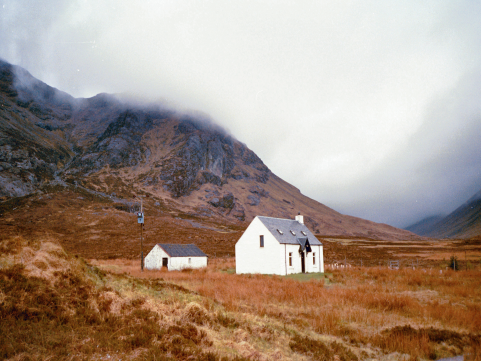
%> input picture scotland_house.png, 481 x 361 px
$ octave demo.m   (GNU Octave 9; MATLAB toolbox functions it lacks are replaced by stand-ins)
%> lines starting %> are read from the running program, lines starting %| are printed output that depends on the picture
### colour_transfer_MKL.m
%
%   colour transfer algorithm based on linear Monge-Kantorovitch solution
%
%   IR = colour_transfer_MKL(I_original, I_target, nbiterations);
%
%  (c) F. Pitie 2007
%
%  see reference:
%
%
function IR = colour_transfer_MKL(I0, I1)

if (ndims(I0)~=3)
    error('pictures must have 3 dimensions');
end

X0 = reshape(I0, [], size(I0,3));
X1 = reshape(I1, [], size(I1,3));

A = cov(X0);
B = cov(X1);

T = MKL(A, B);

mX0 = repmat(mean(X0), [size(X0,1) 1]);
mX1 = repmat(mean(X1), [size(X0,1) 1]);

XR = (X0-mX0)*T + mX1;

IR = reshape(XR, size(I0));

function [T] = MKL(A, B)
N = size(A,1);
[Ua,Da2] = eigs(A, N); Da = sqrt(Da2);
C = Da*Ua'*B*Ua*Da;
[Uc,Dc2] = eigs(C, N); Dc = sqrt(Dc2);
Da_inv = diag(1./diag(Da));
T = Ua*Da_inv*Uc*Dc*Uc'*Da_inv*Ua';

### colour_transfer_IDT.m
%
%   colour transfer algorithm based on N-Dimensional PDF Transfer
%
%   [IR] = colour_transfer_IFT(I_original, I_target, nb_iterations);
%
%  (c) F. Pitie 2007
%
%  see reference:
%  Automated colour grading using colour distribution transfer. (2007)
%  Computer Vision and Image Understanding.
%
%  Attention:
%    * to remove the "grainyness" on the results, you should apply the grain
%    reducer proposed in the paper.
%    * Also, the method could be made a lot faster by clustering colours.
%
function IR = colour_transfer_IDT(I0, I1, nb_iterations)

if (ndims(I0)~=3)
    error('pictures must have 3 dimensions');
end

nb_channels = size(I0,3);

%% reshape images as 3xN matrices
for i=1:nb_channels
    D0(i,:) = reshape(I0(:,:,i), 1, size(I0,1)*size(I0,2));
    D1(i,:) = reshape(I1(:,:,i), 1, size(I1,1)*size(I1,2));
end

%% building a sequence of (almost) random projections
%

R{1} = [1 0 0; 0 1 0; 0 0 1; 2/3 2/3 -1/3; 2/3 -1/3 2/3; -1/3 2/3 2/3];
for i=2:nb_iterations
      R{i} = R{1} * orth(randn(3,3));
end

%for i=2:nb_iterations, R{i} = R{1}; end
%% pdf transfer
DR = pdf_transfer(D0, D1, R, 1);

%% reshape the resulting 3xN matrix as an image
IR = I0;
for i=1:nb_channels
    IR(:,:,i) = reshape(DR(i,:), size(IR, 1), size(IR, 2));
end

### pdf_transfer.m
%
%   simple implementation of N-Dimensional PDF Transfer
%
%   [DR] = pdf_transferND(D0, D1, rotations);
%
%     D0, D1 = NxM matrix containing N-dimensional features
%     rotations = { {R_1}, ... , {R_n} } with R_i PxN
%
%     note that we can use more than N projection axes. In this case P > N
%     and the inverse transformation is done by least mean square.
%     Using more than N axes leads to a more stable (but also slower)
%     convergence.
%
%  (c) F. Pitie 2007
%
%  see reference:
%  Automated colour grading using colour distribution transfer. (2007)
%  Computer Vision and Image Understanding.
%
function [DR] = pdf_transfer(D0, D1, Rotations, varargin)

nb_iterations = length(Rotations);

numvarargs = length(varargin);
if numvarargs > 1
    error('pdf_transfer:TooManyInputs', ...
        'requires at most 1 optional input');
end

optargs = {1};
optargs(1:numvarargs) = varargin;
[relaxation] = optargs{:};

prompt = '';

for it=1:nb_iterations
    fprintf(repmat('\b',[1, length(prompt)]))
    prompt = sprintf('IDT iteration %02d / %02d', it, nb_iterations);
    fprintf(prompt);

    R = Rotations{it};
    nb_projs = size(R,1);

    % apply rotation

    D0R = R * D0;
    D1R = R * D1;
    D0R_ = zeros(size(D0));

    % get the marginals, match them, and apply transformation
    for i=1:nb_projs
        % get the data range
        datamin = min([D0R(i,:) D1R(i,:)])-eps;
        datamax = max([D0R(i,:) D1R(i,:)])+eps;
        u = (0:(300-1))/(300-1)*(datamax - datamin) + datamin;

        % get the projections
        p0R = hist(D0R(i,:), u);
        p1R = hist(D1R(i,:), u);

        % get the transport map
        f = pdf_transfer1D(p0R, p1R);

        % apply the mapping
        D0R_(i,:) = (interp1(u, f', D0R(i,:))-1)/(300-1)*(datamax-datamin) + datamin;
    end

    D0 = relaxation * (R \ (D0R_ - D0R)) + D0;
end

fprintf(repmat('\b',[1, length(prompt)]))


DR = D0;

end

%
% 1D - PDF Transfer
%
% [21 lines left out: function pdf_transfer1D, not called in this run]

### regrain.m
%
%  regraining post-process to match colour of IR and gradient of I0
%
%   IRR = degrain(I_original, I_graded, [smoothness]);
%
%   the smoothness (default=1, smoothness>=0) sets the fidelity of the
%   original gradient field. e.g. smoothness = 0 implies IRR = I_graded.
%
%  (c) F. Pitie 2007
%
%  see reference:
%     Automated colour grading using colour distribution transfer. (2007)
%     Computer Vision and Image Understanding.
%
%  note: this implementation follows a simple top-down approach
%        with jacobi iterations.
%
function IRR = regrain(I0, IR, varargin)

numvarargs = length(varargin);
if numvarargs > 1
    error('regrain:TooManyInputs', ...
        'requires at most 1 optional input');
end

optargs = {1};
optargs(1:numvarargs) = varargin;
[smoothness] = optargs{:};

IRR = I0;
[IRR] = regrain_rec(IRR, I0, IR, [4 16 32 64 64 64 ], smoothness, 0);

end

function [IRR] = solve(IRR, I0, IR, nbits, smoothness, level)

hres = size(I0,2);
vres = size(I0,1);
K = size(I0,3);

y0 = 1:vres;
y1 = 1:vres;
y2 = [2:vres vres];
y3 = 1:vres;
y4 = [1 1:vres-1];

x0 = 1:hres;
x1 = [2:hres hres];
x2 = 1:hres;
x3 = [1 1:hres-1];
x4 = 1:hres;

G0 = I0;
G0x = (G0(:,[2:end end], :) - G0(:,[1 1:end-1], :));
G0y = (G0([2:end end], :, :) - G0([1 1:end-1], :, :));
dI = sqrt(sum(G0x.^2 + G0y.^2, 3));

h = 2^(-level);
psi = min(256*dI/5, 1);
phi = 30./(1 + 10*dI/max(smoothness, eps))*h;

phi1 = (phi(y1,x1) + phi(y0, x0))/2;
phi2 = (phi(y2,x2) + phi(y0, x0))/2;
phi3 = (phi(y3,x3) + phi(y0, x0))/2;
phi4 = (phi(y4,x4) + phi(y0, x0))/2;

rho = 1/5;
for i=1:nbits
    den =  psi + phi1 + phi2 + phi3 + phi4;

    num =  repmat(psi, [1 1 K]).*IR   ...
        + repmat(phi1, [1 1 K]).*(IRR(y1,x1,:) - I0(y1,x1,:) + I0) ...
        + repmat(phi2, [1 1 K]).*(IRR(y2,x2,:) - I0(y2,x2,:) + I0) ...
        + repmat(phi3, [1 1 K]).*(IRR(y3,x3,:) - I0(y3,x3,:) + I0) ...
        + repmat(phi4, [1 1 K]).*(IRR(y4,x4,:) - I0(y4,x4,:) + I0);

    IRR = num./repmat(den + eps, [1 1 K]) .* (1-rho) + rho.*IRR;
end

figure; imshow(IRR)

end

function [IRR] = regrain_rec(IRR, I0, IR, nbits, smoothness, level)

hres = size(I0,2);
vres = size(I0,1);
vres2 = ceil(vres/2);
hres2 = ceil(hres/2);

if (length(nbits) > 1 && hres2 > 20 && vres2 > 20)
    I02 = imresize(I0, [vres2 hres2], 'bilinear');
    IR2 = imresize(IR, [vres2 hres2], 'bilinear');
    IRR2 = imresize(IRR, [vres2 hres2], 'bilinear');
    [IRR2] = regrain_rec(IRR2, I02, IR2, nbits(2:end), smoothness, level+1);
    IRR = imresize(IRR2, [vres hres], 'bilinear');
end

IRR = solve(IRR, I0, IR, nbits(1), smoothness, level);

end

### demo.m
%This package contains two scripts to run colour grading as described in
%
%[Pitie07] Automated colour grading using colour distribution transfer.
%          F. Pitie , A. Kokaram and R. Dahyot (2007)
%          Computer Vision and Image Understanding.
%[Pitie05] N-Dimensional Probability Density Function Transfer and its
%          Application to Colour Transfer. F. Pitie , A. Kokaram and
%          R. Dahyot (2005) In International Conference on Computer Vision
%          (ICCV'05). Beijing, October.
%
% The grain reducer technique is not provided here.
%
% Note that both pictures are copyrighted.
%
% send an email to fpitie@mee.tcd.ie if you want more information

fprintf('  colour transfer demo \n');

fprintf('  ... load images\n');

I0 = double(imread('scotland_house.png'))/255;
I1 = double(imread('scotland_plain.png'))/255;
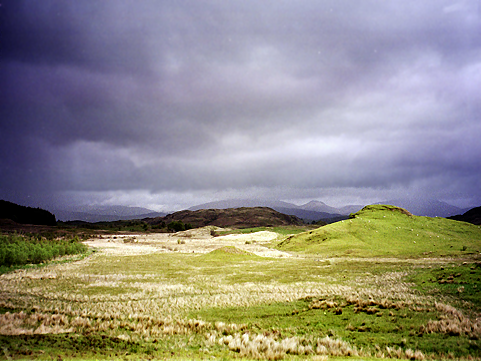
%> input picture scotland_plain.png, 481 x 361 px

fprintf('  ... MKL Colour Transfer \n');

IR_mkl = colour_transfer_MKL(I0,I1);
%> in colour_transfer_MKL, `A = cov(X0);`: A = [0.0603 0.0694 0.073; 0.0694 0.0892 0.101; 0.073 0.101 0.121]
%> in colour_transfer_MKL, `B = cov(X1);`: B = [0.0442 0.0431 0.0355; 0.0431 0.0435 0.0375; 0.0355 0.0375 0.074]
%> in MKL, `[Ua,Da2] = eigs(A, N)`: Ua = [0.453 0.786 0.42; 0.586 0.0926 -0.805; 0.672 -0.611 0.419]; Da2 = [0.258 0 0; 0 0.0118 0; 0 0 0.000265]
%> in MKL, `Da = sqrt(Da2)`: Da = [0.508 0 0; 0 0.109 0; 0 0 0.0163]
%> in MKL, `C = Da*Ua'*B*Ua*Da;`: C = [0.034 0.000401 7.74e-05; 0.000401 0.000274 -1.89e-05; 7.74e-05 -1.89e-05 1.87e-06]
%> in MKL, `[Uc,Dc2] = eigs(C, N)`: Uc = [1 0.0117 -0.00314; 0.0119 -0.997 0.0734; 0.00227 0.0734 0.997]; Dc2 = [0.034 0 0; 0 0.000271 0; 0 0 2.31e-07]
%> in MKL, `Dc = sqrt(Dc2)`: Dc = [0.184 0 0; 0 0.0165 0; 0 0 0.00048]
%> in MKL, `Da_inv = diag(1./diag(Da));`: Da_inv = [1.97 0 0; 0 9.21 0; 0 0 61.43]
%> in MKL, `T = Ua*Da_inv*Uc*Dc*Uc'*Da_inv*Ua';`: T = [0.994 -0.0304 -0.0876; -0.0304 1.7 -0.896; -0.0876 -0.896 1.55]
%> in colour_transfer_MKL, `IR = reshape(XR, size(I0));`:
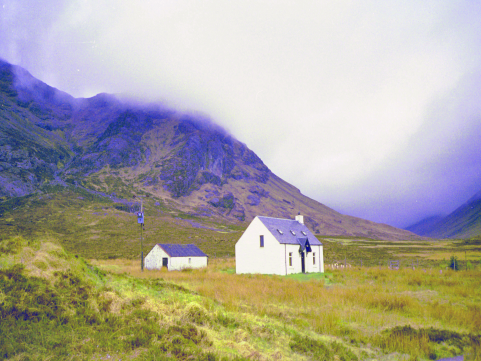
%> IR: size 361x481x3 double; mean R, G, B 0.563, 0.547, 0.515; mean of the top-left, top-right, bottom-left and bottom-right quarters 0.569, 0.77, 0.371, 0.458; drawn with min black and max white


fprintf('  ... seed the random number generator\n');
rng(0);

fprintf('  ... IDT Colour Transfer (slow implementation) \n');
IR_idt = colour_transfer_IDT(I0,I1,10);
%> in pdf_transfer, `[relaxation] = optargs{:};`: relaxation = 1
%> after the loop in colour_transfer_IDT, `for i=1:nb_channels`:
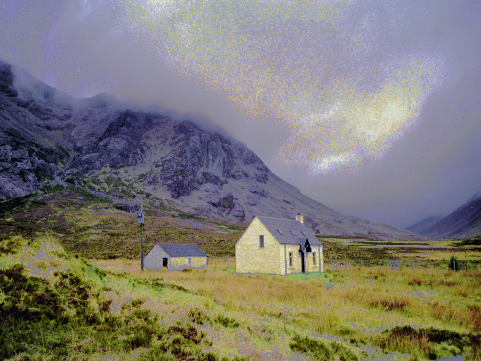
%> IR: size 361x481x3 double; mean R, G, B 0.559, 0.544, 0.517; drawn with min black and max white

fprintf('  ... regrain post-processing on IDT results \n');
IR_idt_regrain = regrain(I0,IR_idt);
%> in regrain_rec (call 3), `IRR = imresize(IRR2, [vres hres], 'bilinear');`:
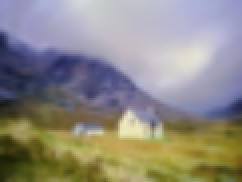
%> IRR: size 91x121x3 double (shown 2 times larger); mean R, G, B 0.559, 0.544, 0.517; mean of the top-left, top-right, bottom-left and bottom-right quarters 0.546, 0.739, 0.379, 0.499
%> call 3 of solve, with nbits = 32, smoothness = 1, level = 2
%> in solve (call 3), `G0x = (G0(:,[2:end end], :) - G0(:,[1 1:end-1], :));`:
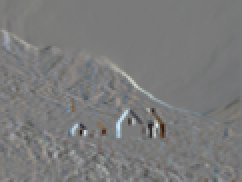
%> G0x: size 91x121x3 double (shown 2 times larger); mean R, G, B 0.00342, 0.00332, 0.00345; drawn with min black and max white
%> in solve (call 3), `G0y = (G0([2:end end], :, :) - G0([1 1:end-1], :, :));`:
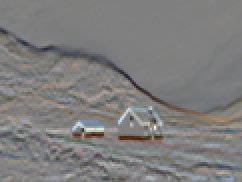
%> G0y: size 91x121x3 double (shown 2 times larger); mean R, G, B -0.00829, -0.0127, -0.016; drawn with min black and max white
%> in solve (call 3), `dI = sqrt(sum(G0x.^2 + G0y.^2, 3));`:
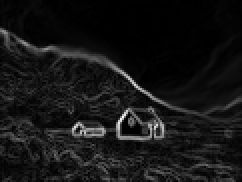
%> dI: size 91x121 double (shown 2 times larger); min 0.000827, max 1.44, mean 0.123; drawn with min black and max white

fprintf('  ... [ok] \n');

screensize = get(0,'ScreenSize');
sz = [576, 1024];
figure('Position', [ ceil((screensize(3)-sz(2))/2), ceil((screensize(4)-sz(1))/2), sz(2), sz(1)]);
subplot('Position',[0.01  0.4850 0.3200 .47]);
imshow(I0); title('Original Image');

subplot('Position',[0.3400  0.4850 0.3200 .47]);
imshow(I1); title('Target Palette');

subplot('Position',[0.01 0.01 0.3200 .47]);
imshow(IR_mkl); title('Result After MKL Colour Transfer [Pitie07b]');

subplot('Position',[0.3400 0.01 0.3200 .47]);
imshow(IR_idt); title('Result After IDT Colour Transfer [Pitie05a,Pitie05b,Pitie07a]');

subplot('Position',[0.6700 0.01 0.3200 .47]);
imshow(IR_idt_regrain); title('After IDT and Regrain [Pitie05b,Pitie07a]');
